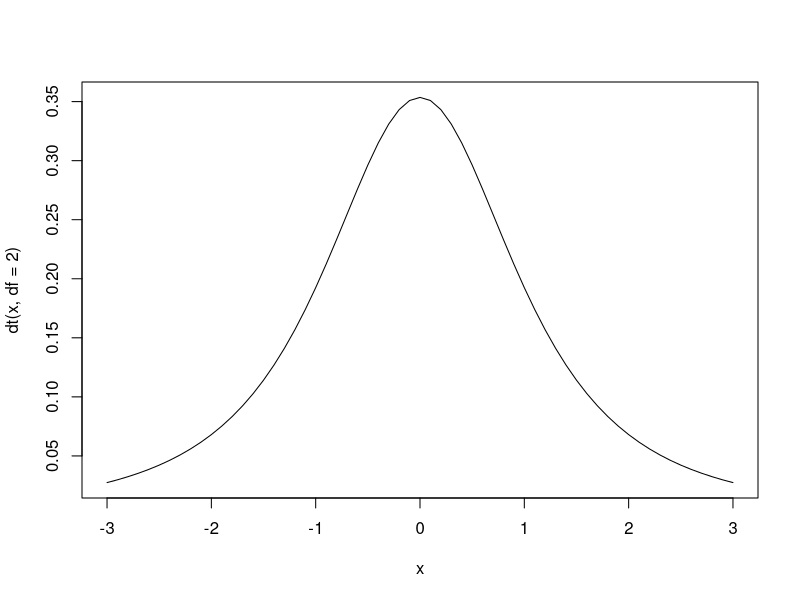

This figure's R source:
?qt
pt (-1, df=2);

pt(1, df = 2) - pt(-1, df = 2);

qt(0.975, df = 2);

x = seq ( -3, 3, by = 0.1 );
plot( x, dt( x, df = 2 ), type = "l");

?ChickWeight; # Description on the data CHickWeight
head(ChickWeight) # Check the data components

# Let's focus on chick weights in Diet 1 group at day 2 since birth
Dat = ChickWeight[ ChickWeight$Diet == 1 & ChickWeight$Time == 2, ];
Dat;

# Use formula to calculate the 95% C.I for the mean weight for all
# chicks in Diet 1 group at day 2 since birth

weight = Dat$weight;
sampleMean = mean(weight);
sampleSD = sd(weight);
sampleSize = length(weight);
SE = sampleSD/sqrt(sampleSize);
tscore = qt(0.95, df = (sampleSize-1));
CI.lower = sampleMean - tscore * SE; # Lower bound of the C.I.
#CI.lower;

CI.upper = sampleMean + tscore * SE; # Upper bound of the C.I.
#CI.upper;

# Get the 95% C.I. by t.test function
t.test(weight, conf.level = .9);# Check the result "95 percent confidence interval."
CI.lower;
CI.upper;
?t.test;




# Data points to all chicks in Diet 2 group on day 4 since birth

sampleN = 10000;
#Number of random samples
CIs = array(NA, dim = c(sampleN, 2)); #Matrix storing the lower and upper bounds of the CIs.
for(i in 1 : sampleN){
    Sample = rnorm(4, mean=500, sd=120); #Random samples of size 4, from N(500, 120^2);
    sampleMean = mean(Sample);
    sampleSD = sd(Sample);
    sampleSize = length(Sample);
    SE = sampleSD / sqrt(sampleSize);
    tscore =qt(0.95, df = (sampleSize - 1));
    CI.lower = sampleMean - tscore * SE;#Lower bound of the C.I.
    CI.upper = sampleMean + tscore * SE;#Lower bound of the C.I.
    CIs[i, ] = c(CI.lower, CI.upper);
}#Get the empirical percentage of these C.I.s that would cover the true value of $\mu =500$?
mean( (CIs[, 1]<=500)&(500<=CIs[, 2]) );

